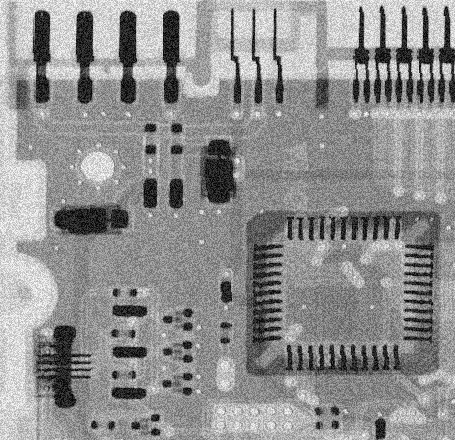
#> input picture digit_image_pocessing/Lab4/uniform_noise.tif, 455 x 440 px
$ python Lab4_sol.py
#> lines starting #> are read from the running program, lines starting #| are printed output that depends on the picture
#> further down, temp_img is the input picture: shape (440, 455); min 0, max 255, mean 143.4
#%%
from math import gamma
from cv2 import hconcat
import numpy as np
import matplotlib.pyplot as plt
from skimage.transform import radon, iradon
import cv2

#%%
'''
你的辅助函数可以写在这里
'''
J = 1j # 复数i

def My_fft2d(img, shift=True):
    '''
    输入：
        img: 归一化后图像
        shift:
            bool type
            if 'False': no shifting operation

    输出：
        img_fft: img的2d fourier 变换后结果
    '''
#> called with shift = True
    img_fft = np.fft.fft2(img)
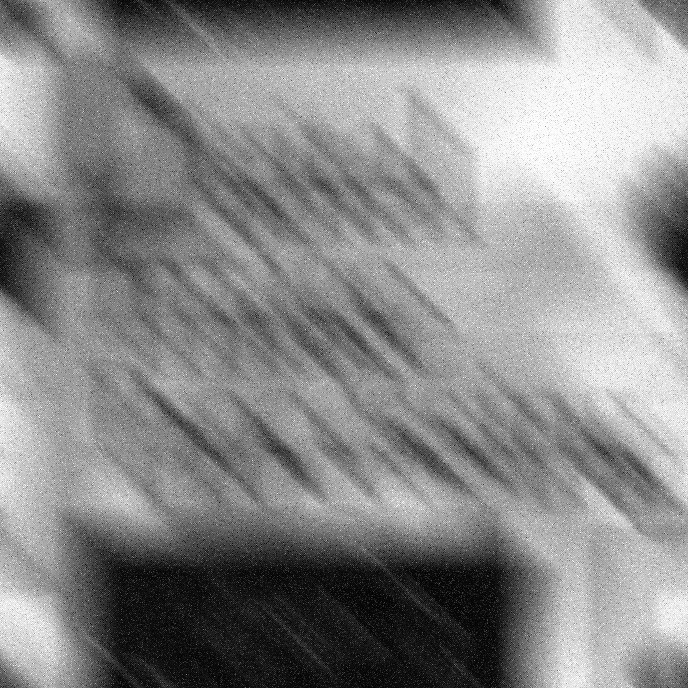
#> img: shape (688, 688); min 0, max 255, mean 138.1
    if shift:
        img_fft = np.fft.fftshift(img_fft)

    return img_fft

def My_ifft2d(img_fft, shift=True):
    '''
    输入：
        img_fft: fft 后图像
        shift:
            bool type
            if 'False': no shifting operation

    输出：
        img_rec: fft 反变换后重建图像
    '''
    if shift:
        img_fft = np.fft.fftshift(img_fft)
    img_rec = np.fft.ifft2(img_fft)

    return img_rec


#%%
'''
Q1: 实现对uniform_noise.tif, gaussian_noise.tif 和 saltpep_noise.tif 的去噪
输出比对结果 两行三列
uniform_noise.tif，  gaussian_noise.tif， saltpep_noise.tif
上面去噪后结果

可以自由选择空间或频率域滤波
'''
# [31 lines left out: function Denoise, not called in this run]


#%%
'''
Q2:使用moving.tif, 比较Wienner逆滤波和约束最小二乘逆滤波的结果
输出图像： 一行三列： 原图， Winner逆滤波结果， 约束最小二乘逆滤波结果
公式（5-77）里的H使用了 a = b = 0.1, T = 1

注意：
   * 针对带平移的Fourier变换， 课本的公式需要使用其平移版本： u -> u-M/2, v -> v-N/2
   * 对有可能出现的nan，比如 sin(x)/x 数值计算x=0 时，需要作特别处理。
     比如 H 含 nan， 可以用 H = np.where(np.isnan(H), 1.0, H) 来方便地修改， 式子里
     使用1.0替换nan是因为 sin(x)/x 在x=0 时的理论值是1.0
   * 关于P(u,v)的获得，可以手动计算其显示表达式，再在数值格点上生成。更方便地，可以参见课本的描述 P253 式（5.90）下面一段，
     把这个3*3 的核嵌入到与原图像同样大小的零矩阵的“中心”， 然后再使用fft2d得到。同上，得到P(u,v)结果后不要忘了做一次平移。
   * 可以自由调试 K 和 gamma 的值，到你觉得结果ok的程度。
'''
def Inverse_filtering(img_input):

    G = My_fft2d(img_input)
    T = 1
    a = b = 0.1
    M = img_input.shape[0]
#> M = 688
    N = img_input.shape[1]
#> N = 688
    u_grid =  np.linspace(0,M-1,M)
#> u_grid = 688 values from 0 to 687
    v_grid = np.linspace(0,N-1,N)
#> v_grid = 688 values from 0 to 687
    v,u = np.meshgrid(v_grid,u_grid)

    u = u-M/2
    v = v-N/2

    #分子
    numerator = T * np.sin((np.pi)*(u*a+v*b))
    #分母
    denominator = np.pi*(u*a+v*b)
    #将分子分母的0改为近似值1e-7,其余值不变
    numerator = np.where(numerator == 0, 1e-7,numerator)
    denominator = np.where(denominator == 0,1e-7,denominator)

    #求出H
    H = (numerator/denominator) * np.exp(-J* np.pi * (u*a+v*b))
    H_conjugate = np.conjugate(H)
    #求出|H|**2
    product =  H * H_conjugate


    #wienner
    K = 0.006
    F = (product/(product+K))*(G/H)
    img_wienner = My_ifft2d(F)
    img_wienner = np.abs(np.real(img_wienner))
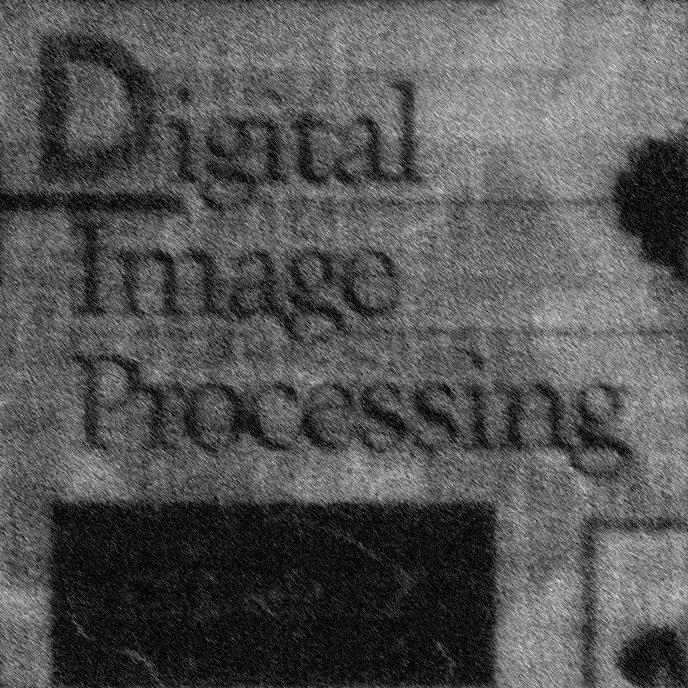
#> img_wienner: shape (688, 688) float64; min 6.52e-05, max 423.6, mean 140.2; drawn with min black and max white

    #最小二乘
    gamma = 0.05
    _p = np.array([[0,-1,0],[-1,4,-1],[0,-1,0]])
    P = np.zeros(img_input.shape)
    start = img_input.shape[0]//2-1
#> start = 343
    end = start+3
#> end = 346
    P[start:end, start:end] = _p
    P = My_fft2d(P)
    P_conjugate = np.conjugate(P)

    product1 = np.real(P*P_conjugate)

    denominator1 = product+gamma*product1
    denominator1 = np.where(denominator1==0,1e-9,denominator1)

    F = (H_conjugate/denominator1) * G

    img_minus = My_ifft2d(F)
    img_minus = np.real(img_minus)
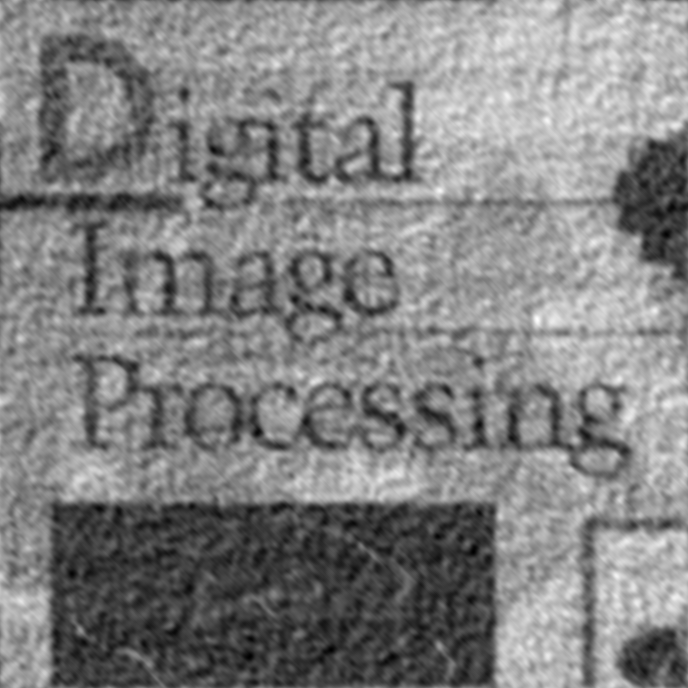
#> img_minus: shape (688, 688) float64; min -82.89, max 349.8, mean 138.1; drawn with min black and max white

    fig, ax = plt.subplots(1,3)

    ax[0].imshow(img_input, cmap = 'gray')
    ax[1].imshow(img_wienner, cmap = 'gray')
    ax[2].imshow(img_minus, cmap = 'gray')

    plt.show(block=False)
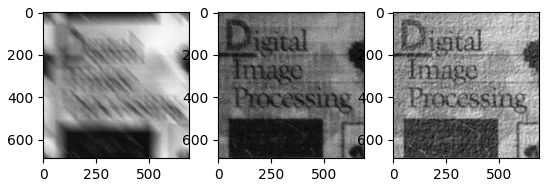
#> figure drawn by matplotlib, 3 panels
    plt.pause(10)
    plt.close()

    return


#%%
'''
Q3: 使用donut.tif, 利用
from skimage.transform import radon, iradon
导入的radon 正变换和反变换处理图像
输出出其Radon变换图像(左)，重建图像（中）及重建误差（右）
'''
# [15 lines left out: function radon_test, not called in this run]

questions = [Denoise, Inverse_filtering, radon_test]

#%%
if __name__ == '__main__':
    img_names = ['uniform_noise.tif',  'gaussian_noise.tif', 'saltpep_noise.tif',
                 'moving.tif',
                 'donut.tif']
    img_list = []
    for img_name in img_names:
        temp_img = plt.imread(img_name)
        img_list.append(temp_img)

    # Denoise(img_list[:3])
    Inverse_filtering(img_list[-2])
    # radon_test(img_list[-1])


# %%
